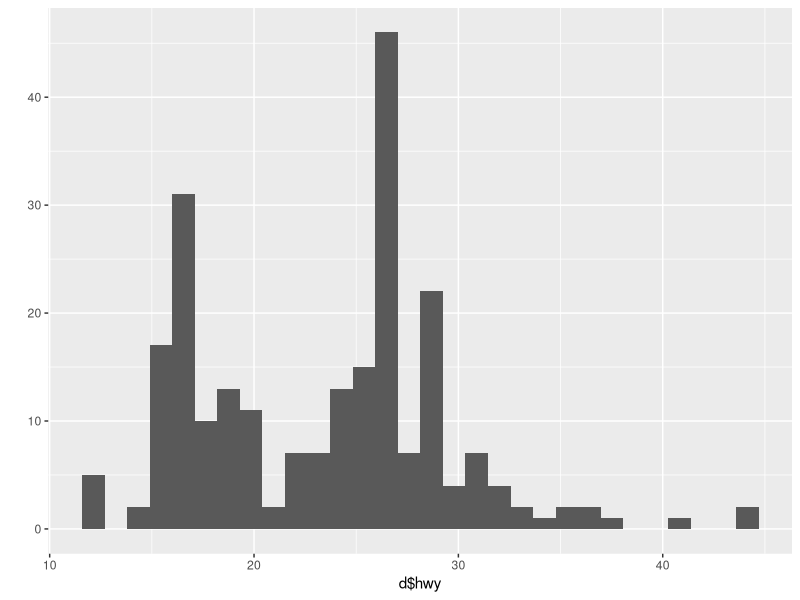
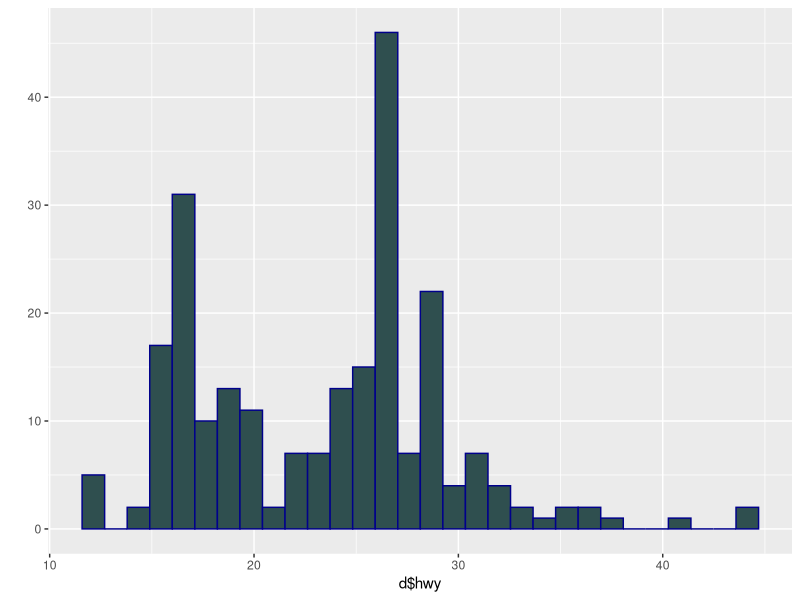
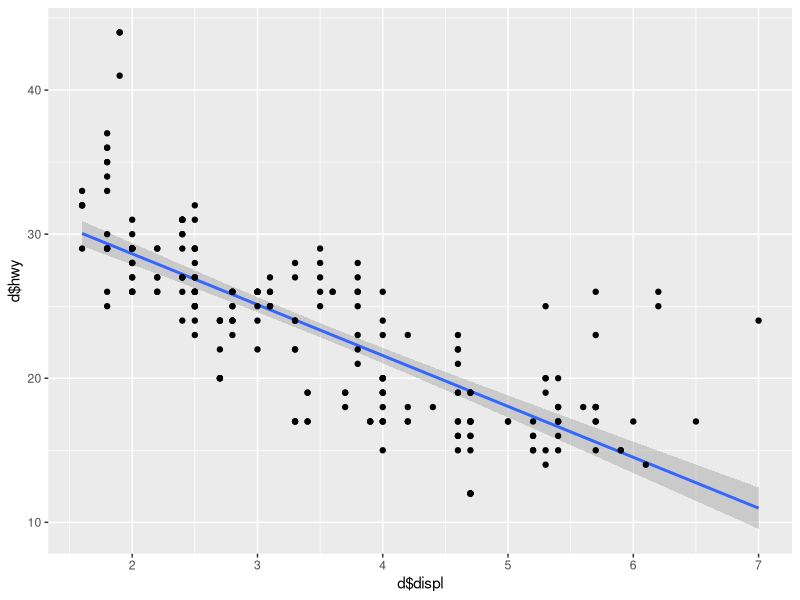
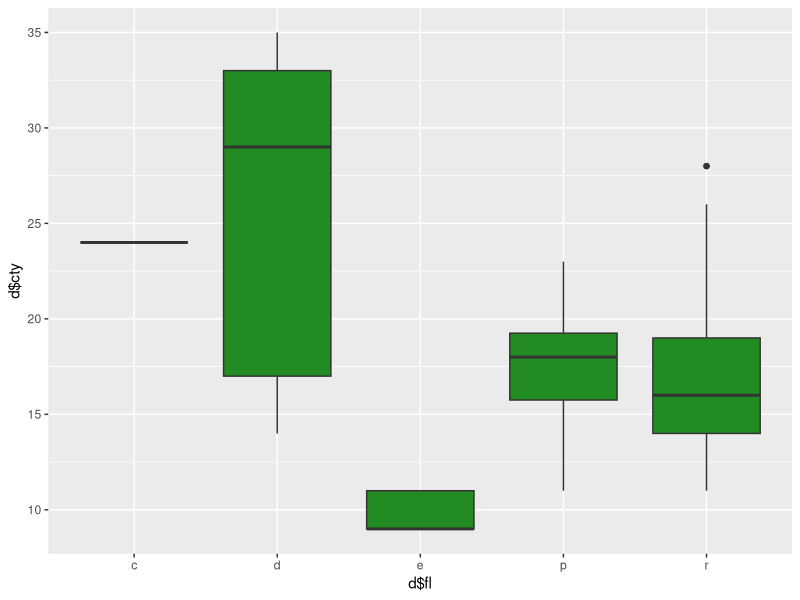
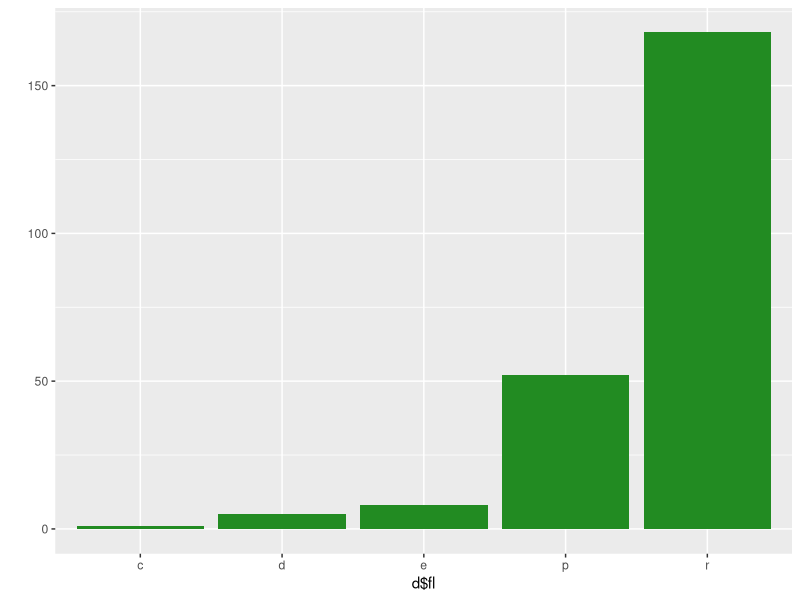
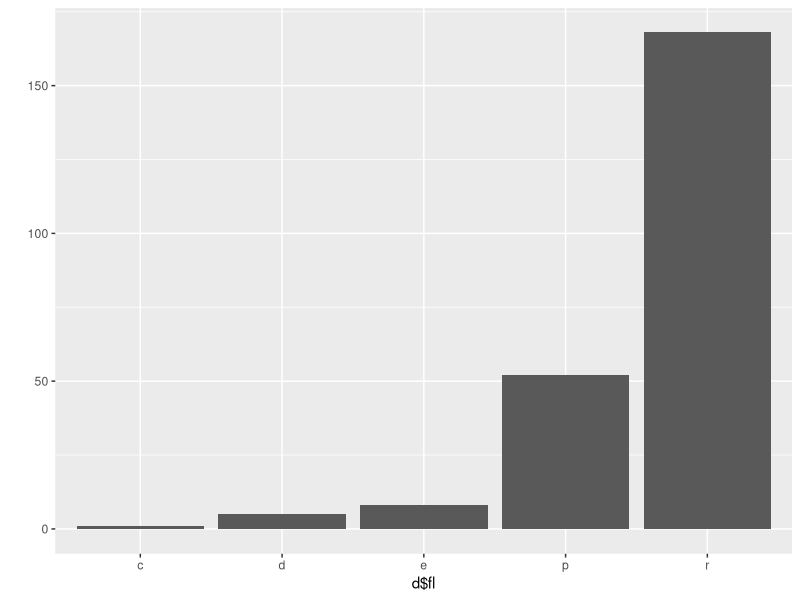
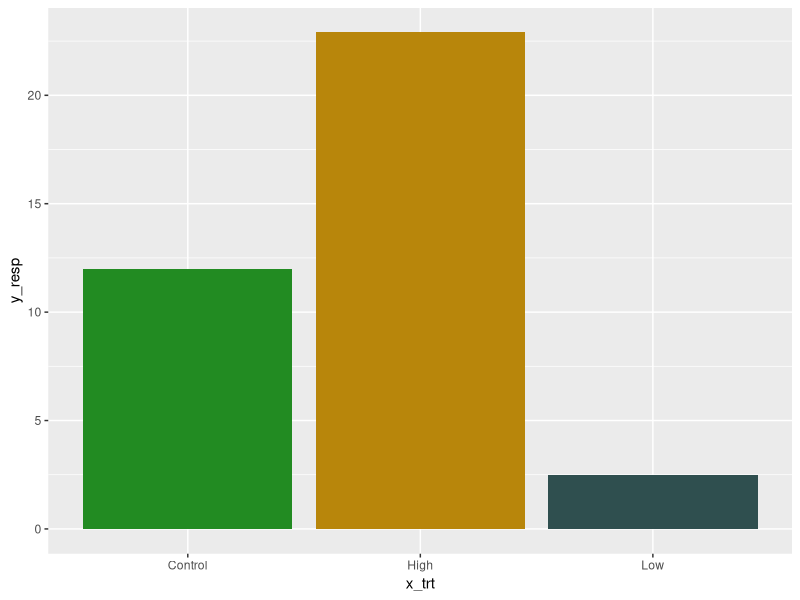
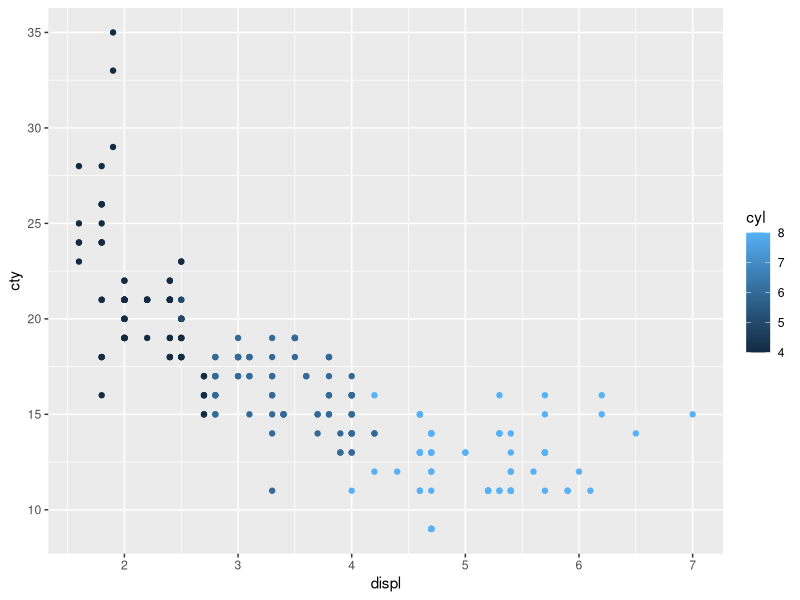

These figures' R source, in order:
## ---- chunk 1
###### ggplot2
###### 24 January 2023
##### LVH


library(ggplot2)
library(ggthemes)
library(patchwork)
library(tidyverse)

#### Template for ggplot code
### p1 <- ggplot(data=<DATA>, mapping = aes(x = xVAR, y=yVar)) +
### <GEOM FUNCTION> ##+ geom_boxplot()
### print(p1)

#### Load in a built-in data set
d <- mpg
str(mpg)
glimpse(d)

#### qplot: quick, plotting
qplot(x=d$hwy)

# Histogram
qplot(x=d$hwy, fill=I("darkslategrey"), color=I("darkblue"))

# scatterplot
qplot(x=d$displ, y=d$hwy, geom=c ("smooth", "point"), method="lm")

# boxplot
qplot(x=d$fl, y=d$cty, geom="boxplot", fill=I("forestgreen"))

# barplot
qplot(x=d$fl, geom="bar", fill=I("forestgreen"))
qplot(x=d$fl, geom="bar")

### Create some data (specified counts)

x_trt <- c("Control", "Low", "High")
y_resp <- c(12, 2.5, 22.9)
qplot(x=x_trt, y=y_resp, geom="col", fill=I(c("forestgreen", "darkslategrey", "darkgoldenrod")))


##### ggplot: uses dataframes instead of vectors

p1 <- ggplot(data=d, mapping=aes(x=displ, y=cty, color=cyl)) + 
  geom_point()
p1

p1 + theme_classic()
p1 + theme_base()
p1 + theme_bw()
p1 + theme_linedraw()
p1 + theme_dark()
p1 + theme_economist()
p1 + theme_minimal()
p1 + theme_classic(base_size=20, base_family="Times")

p2 <- ggplot(data=d, aes(x=fl, fill=fl)) +
  geom_bar()
p2 + coord_flip() + theme_classic(base_size=15, base_family="sans")


# Theme modifications

p3 <- ggplot(data=d, aes(x=displ, y=cty))+
  geom_point(size=4, shape=3, color="magenta", fill="lavender")+
  xlab("Count")+
  ylab("Fuel")+
  labs(title="Title", subtitle="subtitle")
p3 + xlim(1,10) + ylim(0,35)

library(viridis)
cols <- viridis(7, option = "viridis") # plasma, tubo, magma are other options
ggplot(data=d, aes(x=class, y=hwy, fill=class))+
  geom_boxplot()+
  scale_fill_manual(values=cols)+
  theme_classic()

library(patchwork)
p1/(p2+p3)
















